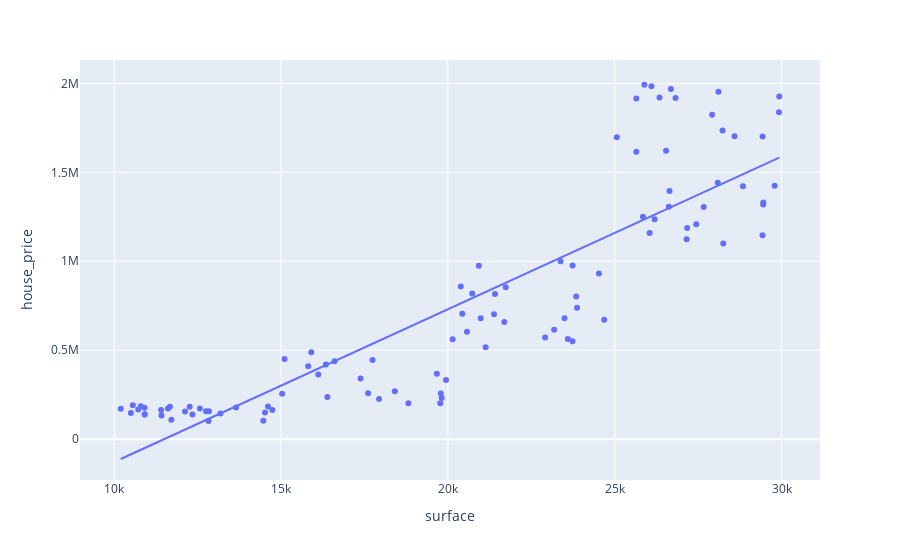

Notebook source saved alongside this figure:
### Markdown cell above
12. Apply the code below to view your result. What can you conclude?

### Code cell
import plotly.express as px
fig = px.scatter(df, x = "surface", y = "house_price", trendline = "ols")
fig.show()
